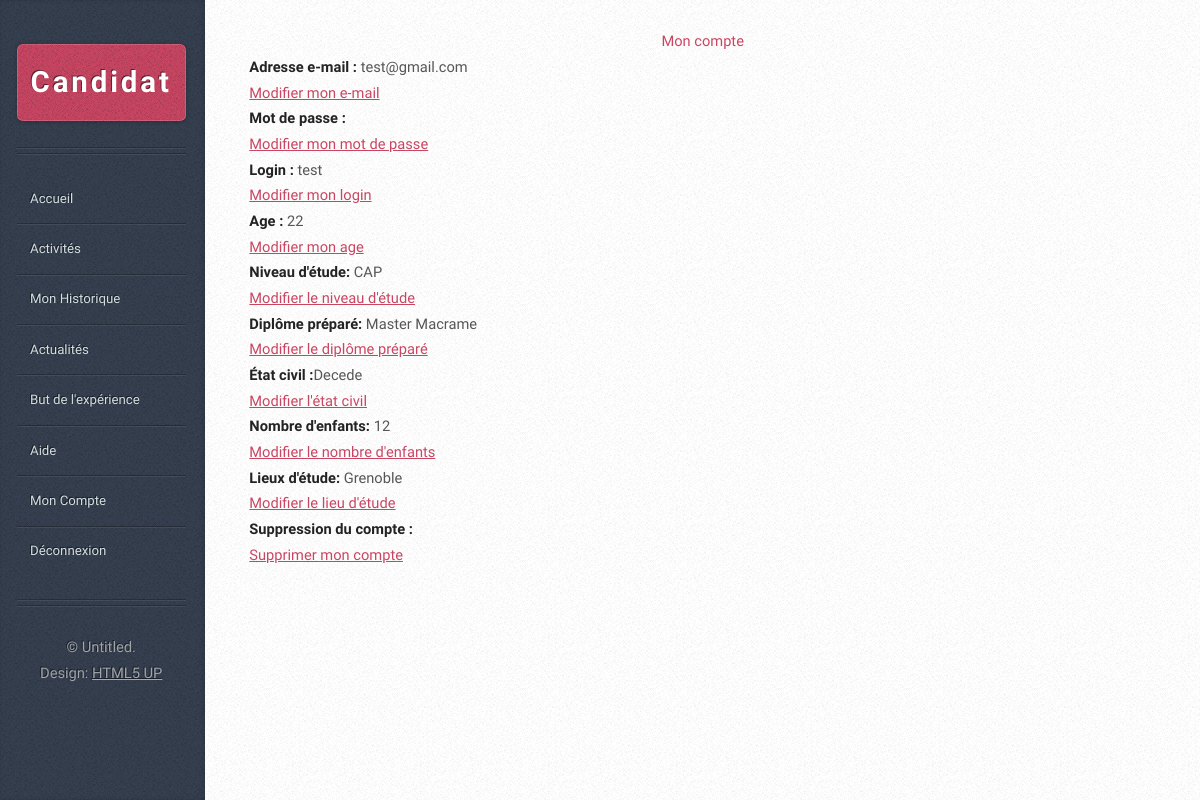
The page /controleur/candidatMonCompte.ctrl.php (signed in) on the database its author committed.
### tables this page shows
CREATE TABLE IF NOT EXISTS `utilisateur` (
  `ID` int(10) unsigned NOT NULL AUTO_INCREMENT,
  `Login` varchar(250) NOT NULL,
  `TypeUser` varchar(25) NOT NULL,
  `MotDePasse` varchar(250) NOT NULL,
  `MailCandidat` varchar(250) NOT NULL,
  PRIMARY KEY (`ID`)
);

CREATE TABLE IF NOT EXISTS `candidat` (
  `CodeCandidat` int(10) unsigned NOT NULL AUTO_INCREMENT,
  `Age` int(11) NOT NULL COMMENT 'pas plustot anné de naissance',
  `GenreCandidat` varchar(250) NOT NULL,
  `LieuxEtude` varchar(250) NOT NULL,
  `NiveauEtude` varchar(250) NOT NULL,
  `DiplomePrep` varchar(250) NOT NULL,
  `EtatCivil` varchar(250) NOT NULL,
  `NombreEnfant` int(10) unsigned NOT NULL,
  `ID` int(10) unsigned NOT NULL,
  PRIMARY KEY (`CodeCandidat`),
  KEY `ID` (`ID`)
);

### controleur/candidatMonCompte.ctrl.php (called while the page is built, shortened)
<?php foreach($_POST as $key=>$value){$$key=$value;}
	require '../includes/connection_MYSQL.inc.php';
	include ("../modele/supprimerCompteCandidat.modele.php");
	require_once('../includes/head.inc.php');
	require_once('../vue/candidatMonCompte.vue.php');
?>
<?php
	require_once('../includes/CandidatSidebar.inc.php');
	require_once('../includes/footer.inc.php');
?>

### modele/supprimerCompteCandidat.modele.php (called while the page is built, shortened)
<?php
function test_input($data) {
	  $data = trim($data);
	  $data = stripslashes($data);
	  $data = htmlspecialchars($data);
	  return $data;
}
?>

### modele/candidatMonCompte.modele.php (called while the page is built, shortened)
<?php
function mailChercheur($bdd){
	$id = test_input($_SESSION['id']);
	$requete = $bdd->query("SELECT * FROM utilisateur WHERE ID = $id");
	$data = $requete->fetch();
	$resultat = $data['MailCandidat'];
	return $resultat;
}
function loginChercheur($bdd){
	$id = test_input($_SESSION['id']);
	$requete = $bdd->query("SELECT * FROM utilisateur WHERE ID = $id");
	$data = $requete->fetch();
	$resultat = $data['Login'];
	return $resultat;
}
function ageCandidat($bdd){
	$id = test_input($_SESSION['id']);
	$requete = $bdd->query("SELECT * FROM candidat WHERE ID = $id");
	$data = $requete->fetch();
	$resultat = $data['Age'];
	return $resultat;
}
function enfantCandidat($bdd){
	$id = test_input($_SESSION['id']);
	$requete = $bdd->query("SELECT * FROM candidat WHERE ID = $id");
	$data = $requete->fetch();
	$resultat = $data['NombreEnfant'];
	return $resultat;
}
function diplomeCandidat($bdd){
	$id = test_input($_SESSION['id']);
	$requete = $bdd->query("SELECT * FROM candidat WHERE ID = $id");
	$data = $requete->fetch();
	$resultat = $data['NiveauEtude'];
	return $resultat;
}
function etatCandidat($bdd){
	$id = test_input($_SESSION['id']);
	$requete = $bdd->query("SELECT * FROM candidat WHERE ID = $id");
	$data = $requete->fetch();
	$resultat = $data['EtatCivil'];
	return $resultat;
}
function lieuCandidat($bdd){
	$id = test_input($_SESSION['id']);
	$requete = $bdd->query("SELECT * FROM candidat WHERE ID = $id");
	$data = $requete->fetch();
	$resultat = $data['LieuxEtude'];
	return $resultat;
}
function nivCandidat($bdd){
	$id = test_input($_SESSION['id']);
	$requete = $bdd->query("SELECT * FROM candidat WHERE ID = $id");
	$data = $requete->fetch();
	$resultat = $data['DiplomePrep'];
	return $resultat;
}
?>

### vue/candidatMonCompte.vue.php (the view, shortened to what this page needs)
<div id="content">
	<div class="inner">
		<?php include('../modele/candidatMonCompte.modele.php');?>
		<center>
			<a><h1>Mon compte</h1></a>
		</center>
		<strong>Adresse e-mail : </strong><?php echo mailChercheur($bdd);?> <br/><a href="#" class="all_m_l"> Modifier mon e-mail</a>
		<br/><strong>Mot de passe : </strong><br/>
		<a href="#" class="all_m_l">Modifier mon mot de passe</a>
		<br/><strong>Login :</strong>
		<?php echo loginChercheur($bdd);?> <br/><a href="#" class="all_m_l">Modifier mon login</a>
		<br/><strong>Age :</strong>
		<?php echo ageCandidat($bdd);?> <br/><a href="#" class="all_m_l">Modifier mon age</a>
		<br/><strong>Niveau d'étude: </strong><?php echo diplomeCandidat($bdd);?> <br/><a href="#" class="all_m_l">Modifier le niveau d'étude</a>
		<br/><strong>Diplôme préparé: </strong><?php echo nivCandidat($bdd);?> <br/><a href="#" class="all_m_l">Modifier le diplôme préparé</a>
		<br/><strong>État civil :</strong><?php echo etatCandidat($bdd);?> <br/><a href="#" class="all_m_l">Modifier l'état civil</a>
		<br/><strong>Nombre d'enfants: </strong><?php echo enfantCandidat($bdd);?> <br/><a href="#" class="all_m_l">Modifier le nombre d'enfants</a>
		<br/><strong>Lieux d'étude: </strong><?php echo lieuCandidat($bdd);?> <br/><a href="#" class="all_m_l">Modifier le lieu d'étude</a>
		<br/><strong>Suppression du compte :</strong><br/>
		<a href="#" class="all_m_l">Supprimer mon compte</a>
	</div>
</div>

### assets/css/main.css (style rules this page uses)
html, body, div, span, applet, object, iframe, h1, h2, h3, h4, h5, h6, p, blockquote, pre, a, abbr, acronym, address, big, cite, code, del, dfn, em, img, ins, kbd, q, s, samp, small, strike, strong, sub, sup, tt, var, b, u, i, center, dl, dt, dd, ol, ul, li, fieldset, form, label, legend, table, caption, tbody, tfoot, thead, tr, th, td, article, aside, canvas, details, embed, figure, figcaption, footer, header, hgroup, menu, nav, output, ruby, section, summary, time, mark, audio, video { margin: 0; padding: 0; border: 0; font-size: 100%; font: inherit; }
body { line-height: 1; }
body { -webkit-text-size-adjust: none; }
*, *:before, *:after { -moz-box-sizing: border-box; -webkit-box-sizing: border-box; box-sizing: border-box; }
body { background-color: #e8e8e8; background-image: url("images/bg02.png"); font-family: 'Source Sans Pro', sans-serif; font-weight: 400; color: #565656; }
a { color: #c94663; }
strong, b { font-weight: 700; color: #232323; }
#content { position: relative; background-color: #fff; background-image: url("images/bg02.png"); height : 100%; }
#content > .inner { position: relative; z-index: 1; height : 100%; }
@media screen and (min-width: 737px) { body { height: 100%; line-height: 1.75em; } }
@media screen and (min-width: 737px) { #content { box-shadow: 0 0 0.25em 0em rgba(0, 0, 0, 0.25); } }
@media screen and (min-width: 737px) { #content > .inner { max-width: 1038px; padding-bottom: 6em; height : 100%; } }
@media screen and (min-width: 737px) and (max-width: 1200px) { body { min-width: 1000px; font-size: 11pt; } }
@media screen and (min-width: 737px) and (max-width: 1200px) { #content { padding: 2em 3em 6em 3em; margin-left: 14em; } }

### rows shown on the page
utilisateur: MailCandidat "test@gmail.com", Login "test"
candidat: Age "22", NiveauEtude "CAP", DiplomePrep "Master Macrame", EtatCivil "Decede", NombreEnfant "12", LieuxEtude "Grenoble"
